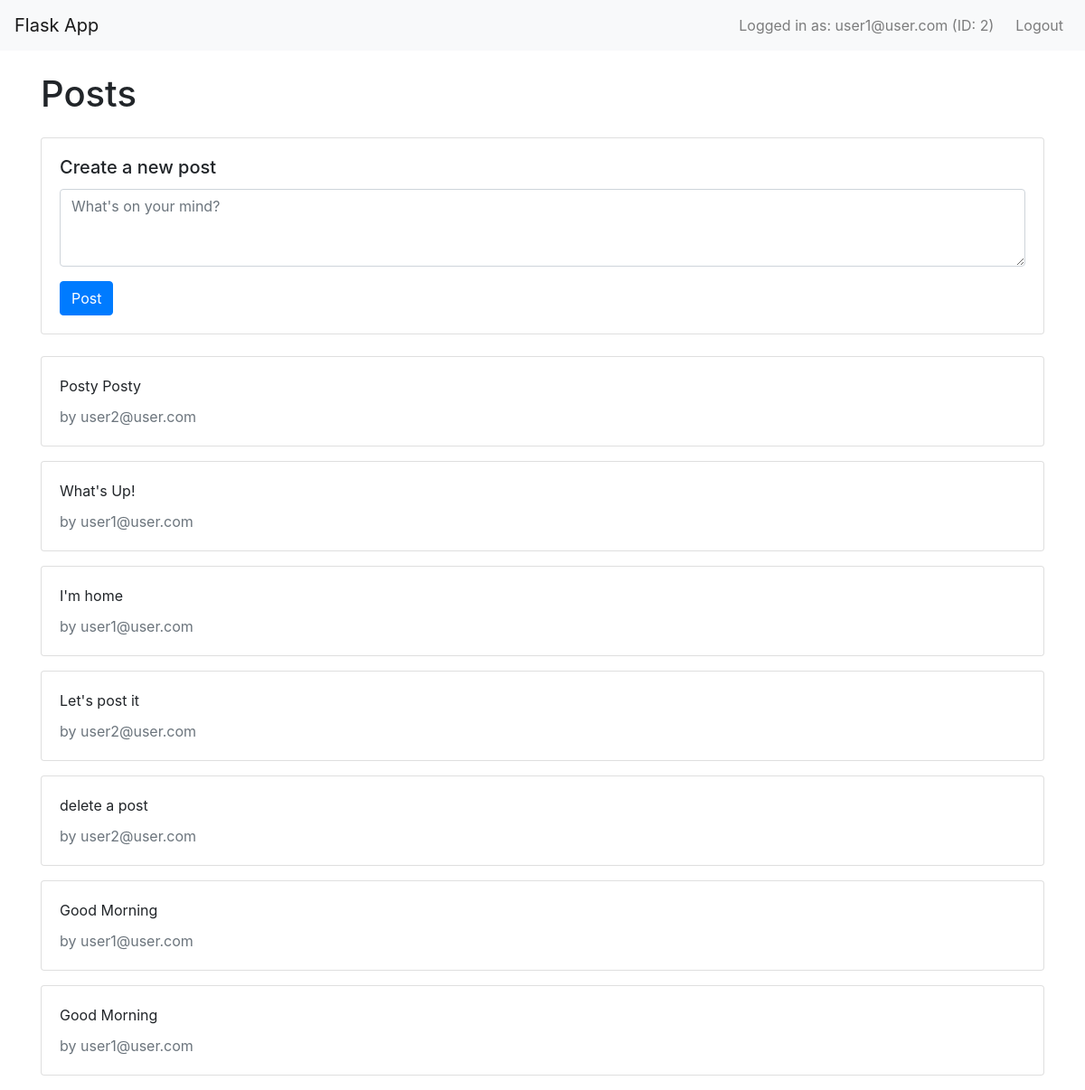
The app's page / (signed in) with its own data.
### app.py (models this page shows)
class User(UserMixin, db.Model):
    id = db.Column(db.Integer, primary_key=True)
    email = db.Column(db.String(100), unique=True, nullable=False)
    password = db.Column(db.String(100), nullable=False)
    posts = db.relationship('Post', backref='author', lazy=True)

class Post(db.Model):
    id = db.Column(db.Integer, primary_key=True)
    content = db.Column(db.Text, nullable=False)
    user_id = db.Column(db.Integer, db.ForeignKey('user.id'), nullable=False)

### app.py (the view)
@app.route('/')
def index():
    posts = Post.query.all()
    return render_template('index.html', posts=posts)

### app.py (called while the page is built)
@login_manager.user_loader
def load_user(user_id):
    return db.session.get(User, int(user_id))

### templates/index.html
{% extends "base.html" %}
{% block content %}
<h1 class="mb-4">Posts</h1>
{% if current_user.is_authenticated %}
    <div class="card mb-4">
        <div class="card-body">
            <h5 class="card-title">Create a new post</h5>
            <form method="POST" action="{{ url_for('create_post') }}">
                <div class="form-group">
                    <textarea class="form-control" name="content" rows="3" placeholder="What's on your mind?"></textarea>
                </div>
                <button type="submit" class="btn btn-primary">Post</button>
            </form>
        </div>
    </div>
{% endif %}
{% for post in posts %}
    <div class="card mb-3">
        <div class="card-body">
            <p class="card-text">{{ post.content }}</p>
            <p class="card-subtitle text-muted">by {{ post.author.email }}</p>
        </div>
    </div>
{% endfor %}
{% endblock %}

### templates/base.html (shortened to what this page needs)
<!DOCTYPE html>
<html lang="en">
<head>
    <link rel="stylesheet" href="https://stackpath.bootstrapcdn.com/bootstrap/4.5.2/css/bootstrap.min.css">
</head>
<body>
    <nav class="navbar navbar-expand-lg navbar-light bg-light">
        <a class="navbar-brand" href="{{ url_for('index') }}">Flask App</a>
        <div class="collapse navbar-collapse">
            <ul class="navbar-nav ml-auto">
                {% if current_user.is_authenticated %}
                    <li class="nav-item">
                        <span class="navbar-text mr-3">
                            Logged in as: {{ current_user.email }} (ID: {{ current_user.id }})
                        </span>
                    </li>
                    <li class="nav-item">
                        <a class="nav-link" href="{{ url_for('logout') }}">Logout</a>
                    </li>
                {% endif %}
            </ul>
        </div>
    </nav>
    <div class="container mt-4">
        {% block content %}{% endblock %}
    </div>
</body>
</html>

### records on screen
User: email "user1@user.com", id "2"
Post: content "Posty Posty", author.email "user2@user.com"
Post: content "What's Up!", author.email "user1@user.com"
Post: content "I'm home", author.email "user1@user.com"
Post: content "Let's post it", author.email "user2@user.com"
Post: content "delete a post", author.email "user2@user.com"
Post: content "Good Morning", author.email "user1@user.com"
Post: content "Good Morning", author.email "user1@user.com"
